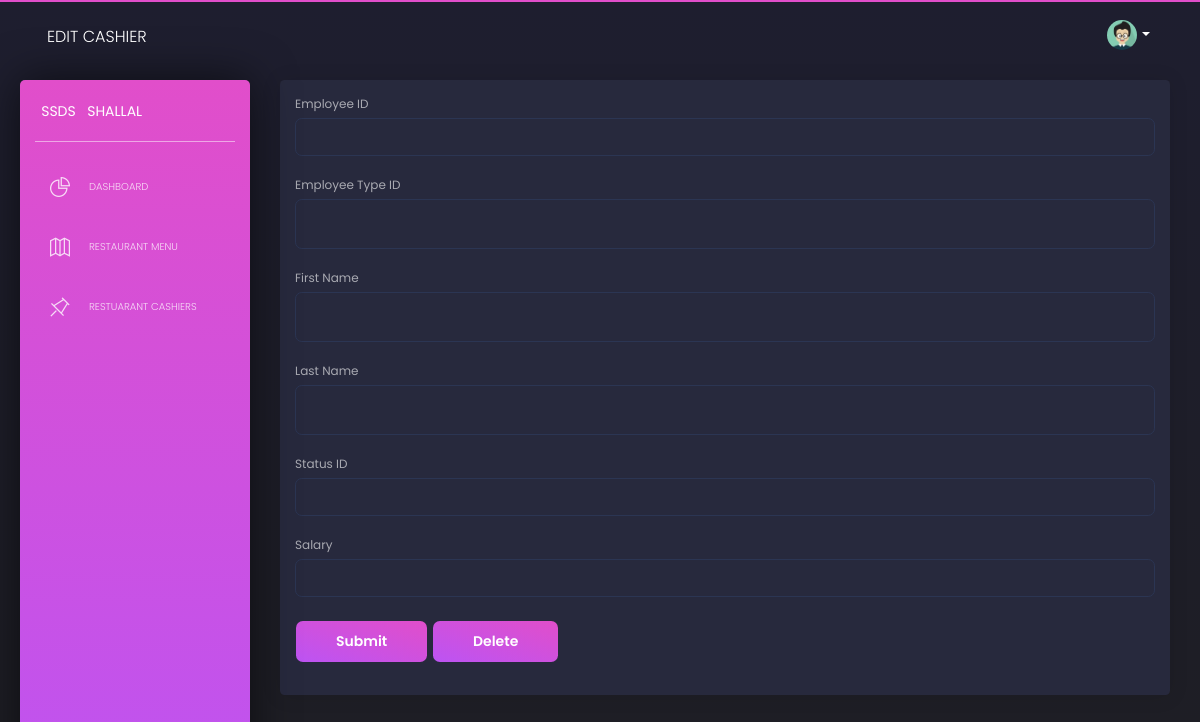
/Cashiers/E2, run on an earlier commit of the app's database.
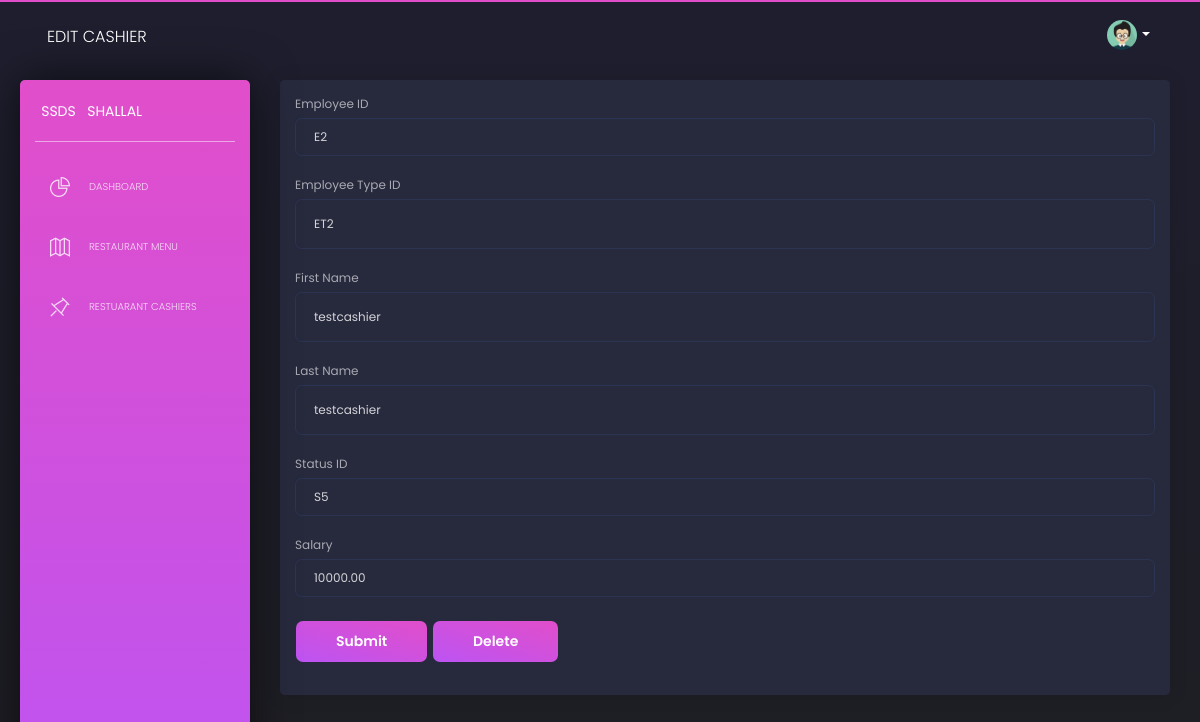
And on a later commit of the database.
### database_setup.py (models this page shows)
class Employee(Base):
    __tablename__='employee'
    eid=Column(String(10),nullable=False, primary_key=True)
    etid=Column(String(10), ForeignKey("employeetype.etid"),nullable=False)
    fname = Column(String(80), nullable=False)
    lname = Column(String(80), nullable=False)
    stsid=Column(String(10), ForeignKey("status.stsid"),nullable=False)
    salary=Column(DECIMAL(5,2))

### ssds.py (the view, shortened to what this page needs)
@app.route('/Cashiers/<string:eid>', methods=['GET', 'POST'])
def editCashier(eid):
    cashier=session.query(Employee).filter_by(eid=eid).first()
    if request.method == 'POST' and request.form['submit_button'] == 'delete':
        session.delete(cashier)
        session.commit()
        return redirect(url_for('showCashiers'))
    else:
        return render_template('editCashiers.html',
                               cashier=cashier)

### templates/editCashiers.html (shortened to what the changed rows need)
<html lang="en" class="perfect-scrollbar-on"><head>
    <link href="https://use.fontawesome.com/releases/v5.0.6/css/all.css" rel="stylesheet">
    <link href="{{ url_for('static', filename='assets/css/nucleo-icons.css') }}" rel="stylesheet">
    <link href="{{ url_for('static', filename='assets/css/black-dashboard.css') }}" rel="stylesheet">
    <link href="{{ url_for('static', filename='assets/demo/demo.css') }}" rel="stylesheet">
</head>
  <body class="">
    <div class="wrapper">
      <div class="main-panel ps">
        <div class="content">
        <div class="card">
          <div class ="card-body">
            <form action="#" method="post">
                <div class="form-group">
                    <label for="eid">Employee ID</label>
                    <input type="eid" class="form-control" name="eid"  value="{{cashier.eid}}">
                  </div>
                  <div class="form-group">
                      <label for="etid">Employee Type ID</label>
                      <input style="height:50px;" type="etid" class="form-control" name="etid"  value="{{cashier.etid}}">
                    </div>
                    <div class="form-group">
                      <label for="fname">First Name</label>
                      <input style="height:50px"  class="form-control" name="fname" value="{{cashier.fname}}"">
                    </div>
                    <div class="form-group">
                        <label for="lname">Last Name</label>
                        <input style="height:50px"  class="form-control" name="lname" value="{{cashier.lname}}"">
                      </div>
                      <div class="form-group">
                          <label for="stsid">Status ID</label>
                        <input type="stsid" class="form-control" name="stsid"  value="{{cashier.stsid}}">
                    </div>
                    <div class="form-group">
                        <label for="salary">Salary</label>
                      <input type="salary" class="form-control" name="salary"  value="{{cashier.salary}}">
                  </div>
            </form>
          </div>
        </div>
            </div>
  </div></div></body></html>

What changed in the data, as far as the page shows it:
added Employee: eid "E2", etid "ET2", fname "testcashier", lname "testcashier", stsid "S5", salary "10000.00"
